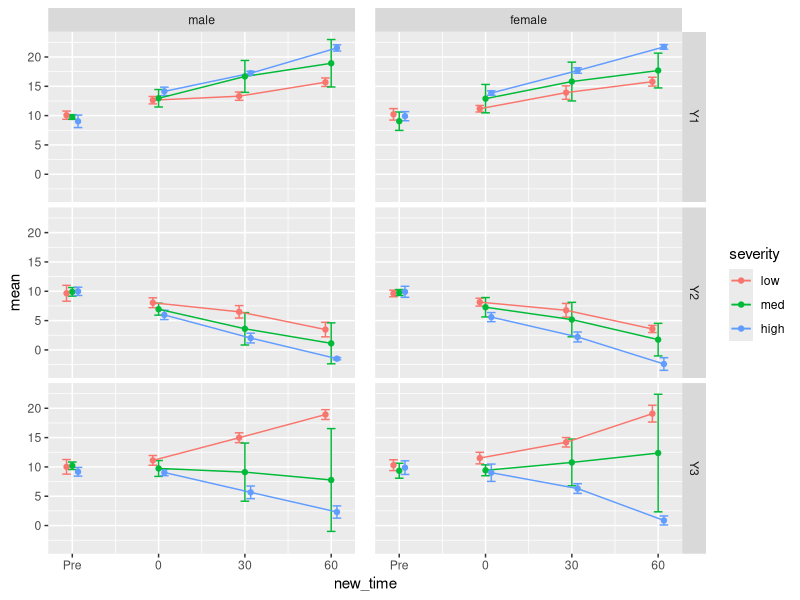
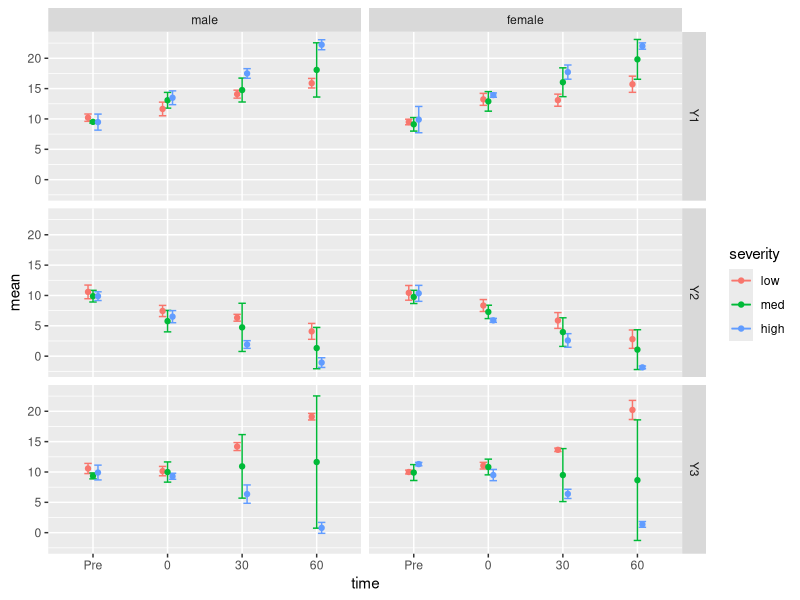
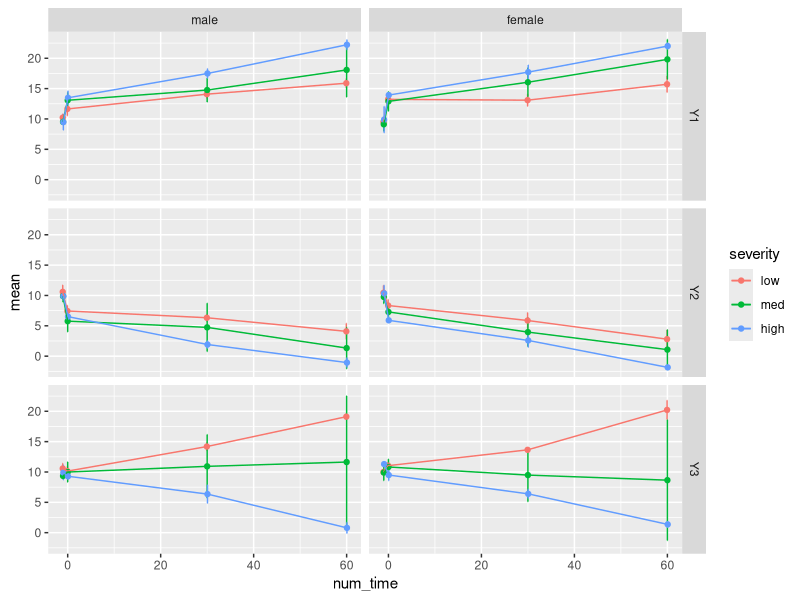
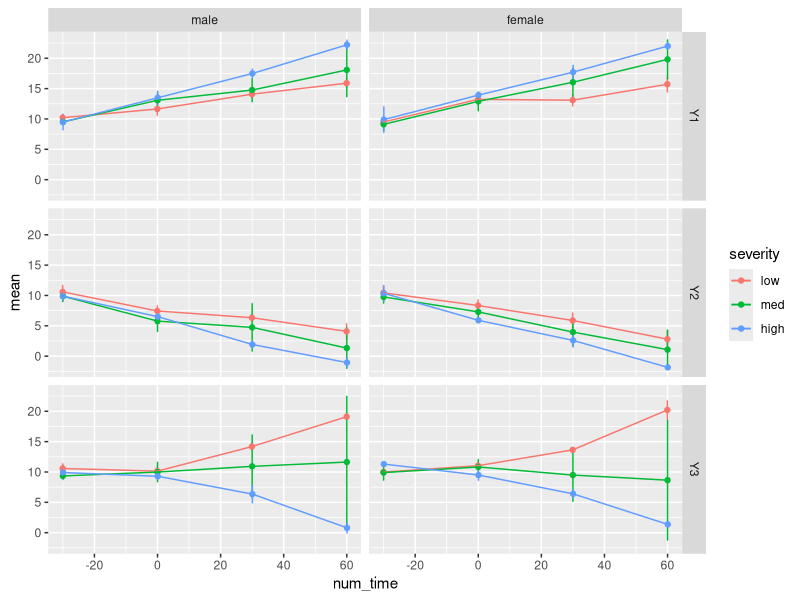
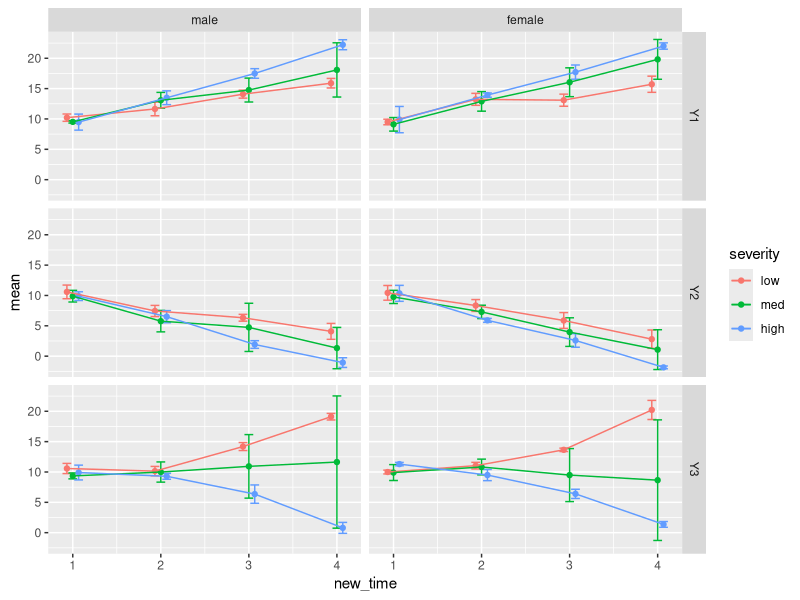
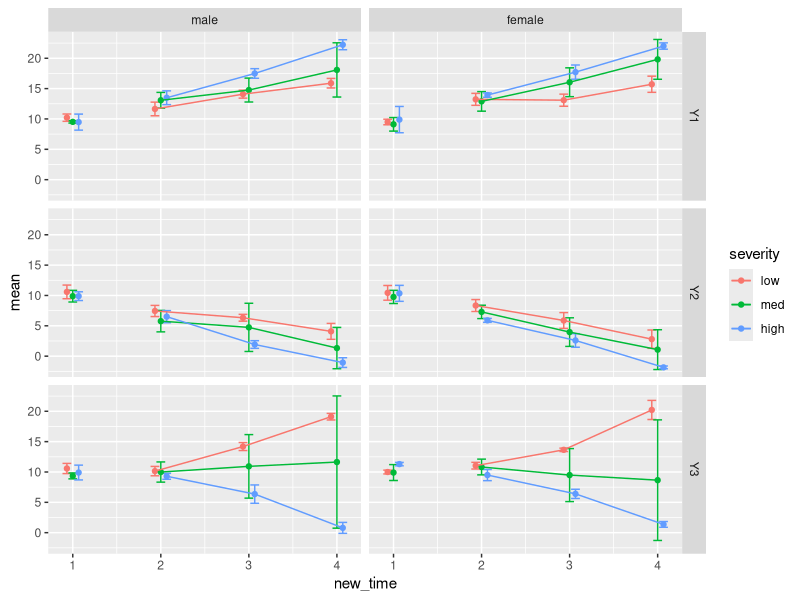
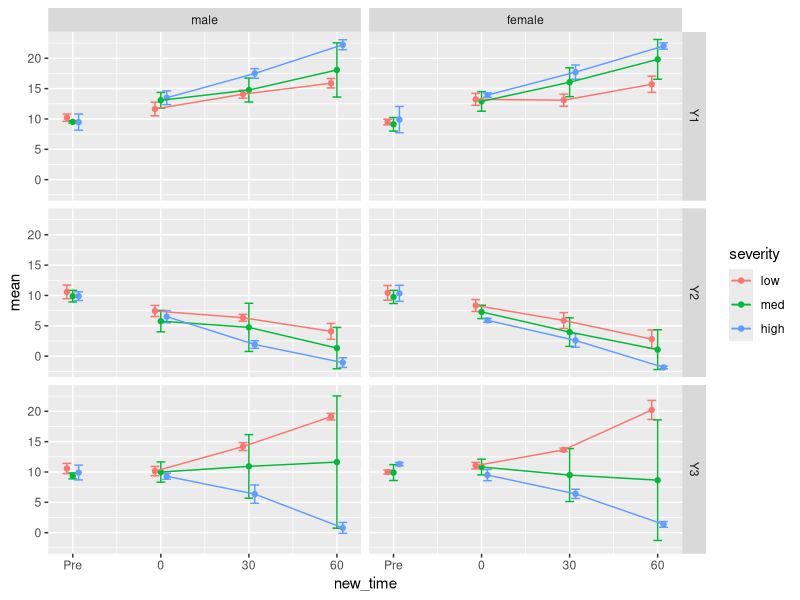
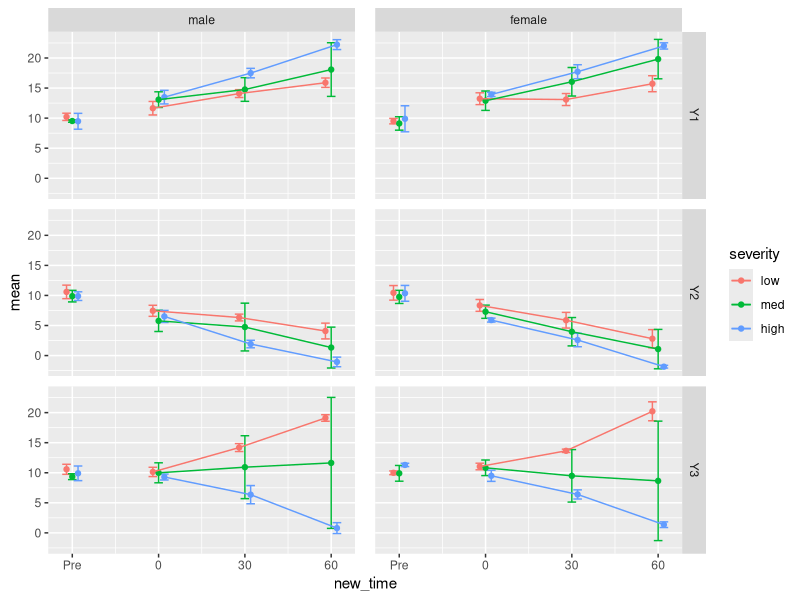

Reproduce these figures in R, in order.
## ---- chunk 1
library(knitr)
opts_chunk$set(echo=TRUE, prompt=FALSE, message=FALSE, warning=FALSE, comment="",  results='markup', fig.path='figure/')
## ---- chunk 2
library(ggplot2)
library(reshape2)
library(plyr)
library(grid)
N <- 30
id <- as.character(1:N)
sexes = c("male", "female")
sex <- sample(sexes, size = N/2, replace = TRUE)
diseases = c("low", "med", "high")
disease <- rep(diseases, each=N/3)
times = c("Pre", "0", "30", "60")
time <- rep(times, times = 30)
t <- 0:3
y1 <- c(replicate(15, rnorm(4, mean=10+2*t)), replicate(15, rnorm(4, mean=10+4*t)))
y2 <- c(replicate(15, rnorm(4, mean=10-2*t)), replicate(15, rnorm(4, mean=10-4*t)))
y3 <- c(replicate(15, rnorm(4, mean=10+t^2)), replicate(15, rnorm(4, mean=10-t^2)))

data <- data.frame(id=rep(id, each=4), sex=rep(sex, each=4), 
                   severity=rep(disease, each=4), time=time, 
                   Y1=c(y1), Y2=c(y2), Y3=c(y3))
data$sex = factor(data$sex, levels = sexes)
data$time = factor(data$time, levels = times)
data$severity = factor(data$severity, levels = diseases)

long = melt(data, measure.vars = c("Y1", "Y2", "Y3") )

pre_data = long[ long$time == "Pre", ]
data = long[ long$time != "Pre", ]

agg = ddply(long, .(severity, sex, variable, time), function(x){
  # c(mean=mean(x$value), se = sd(x$value)/nrow(x))
  c(mean=mean(x$value), se = sd(x$value))
})

agg$num_time = as.numeric(as.character(agg$time))
agg$num_time[ is.na(agg$num_time) ] = -1
agg$lower = agg$mean + agg$se
agg$upper = agg$mean - agg$se

agg$new_time = as.numeric(agg$time)


pd <- position_dodge(width = 0.2) # move them .05 to the left and right

sub_no_pre = agg[ agg$time != "Pre",]
g_final = ggplot(agg, aes(y=mean, colour=severity)) + 
  geom_errorbar(aes(x=new_time, ymin=lower, ymax=upper), width=.3, position=pd) +
  geom_line(data = sub_no_pre, position=pd, 
            aes(x = new_time, y=mean, colour=severity)) +
  geom_point(aes(x=new_time), position=pd) + facet_grid(variable ~ sex) + 
  scale_x_continuous(breaks=c(1:4), labels=c("Pre", "0", "30", "60"))
g_final = g_final + theme(panel.margin.x = unit(1, "lines"), 
                          panel.margin.y = unit(0.25, "lines"))
print(g_final)
## ---- chunk 3
N <- 30
id <- as.character(1:N) # create ids
sexes = c("male", "female")
sex <- sample(sexes, size = N/2, replace = TRUE) # create a sample of sex
diseases = c("low", "med", "high")
disease <- rep(diseases, each = N/3) # disease severity 
times = c("Pre", "0", "30", "60")
time <- rep(times, times = N) # times measured 
t <- 0:3
ntimes = length(t)
y1 <- c(replicate(N/2, rnorm(ntimes, mean = 10+2*t)), 
        replicate(N/2, rnorm(ntimes, mean = 10+4*t)))
y2 <- c(replicate(N/2, rnorm(ntimes, mean = 10-2*t)), 
        replicate(N/2, rnorm(ntimes, mean = 10-4*t)))
y3 <- c(replicate(N/2, rnorm(ntimes, mean = 10+t^2)), 
        replicate(N/2, rnorm(ntimes, mean = 10-t^2)))

data <- data.frame(id=rep(id, each=ntimes), sex=rep(sex, each=ntimes), 
                   severity=rep(disease, each=ntimes), time=time, 
                   Y1=c(y1), Y2=c(y2), Y3=c(y3)) # create data.frame
#### factor the variables so in correct order
data$sex = factor(data$sex, levels = sexes)
data$time = factor(data$time, levels = times)
data$severity = factor(data$severity, levels = diseases)
head(data)
## ---- chunk 4
library(reshape2)
long = melt(data, measure.vars = c("Y1", "Y2", "Y3") )
head(long)
## ---- chunk 5
head(long[ order(long$id, long$time, long$variable),], 10)
## ---- chunk 6
library(plyr)
agg = ddply(long, .(severity, sex, variable, time), function(x){
  c(mean=mean(x$value), sd = sd(x$value))
})
head(agg)
## ---- chunk 7
agg$lower = agg$mean + agg$sd
agg$upper = agg$mean - agg$sd
## ---- chunk 8
class(agg$time)
pd <- position_dodge(width = 0.2) # move them .2 to the left and right

gbase  = ggplot(agg, aes(y=mean, colour=severity)) + 
  geom_errorbar(aes(ymin=lower, ymax=upper), width=.3, position=pd) +
  geom_point(position=pd) + facet_grid(variable ~ sex)
gline = gbase + geom_line(position=pd) 
print(gline + aes(x=time))
## ---- chunk 9
agg$num_time = as.numeric(as.character(agg$time))
agg$num_time[ is.na(agg$num_time) ] = -1
unique(agg$num_time)
## ---- chunk 10
gline = gline %+% agg
print(gline + aes(x=num_time))
## ---- chunk 11
agg$num_time[ agg$num_time == -1 ] = -30
gline = gline %+% agg
print(gline + aes(x=num_time))
## ---- chunk 12
agg$new_time = as.numeric(agg$time)
unique(agg$new_time)
gline = gline %+% agg
print(gline + aes(x = new_time))
## ---- chunk 13
sub_no_pre = agg[ agg$time != "Pre",]
## ---- chunk 14
gbase = gbase %+% agg
gline = gbase + geom_line(data = sub_no_pre, position=pd, 
                          aes(x = new_time, y = mean, colour=severity)) 
print(gline + aes(x = new_time))
## ---- chunk 15
g_final = gline + aes(x=new_time) +
  scale_x_continuous(breaks=c(1:4), labels=c("Pre", "0", "30", "60"))
## ---- chunk 16
time_levs = levels(agg$time)
g_final = gline + aes(x=new_time) +
  scale_x_continuous(
    breaks= 1:length(time_levs), 
    labels = time_levs)
print(g_final)
## ---- chunk 17
library(grid)
g_final = g_final + theme(panel.margin.x = unit(1, "lines"), 
                          panel.margin.y = unit(0.5, "lines"))
print(g_final)
